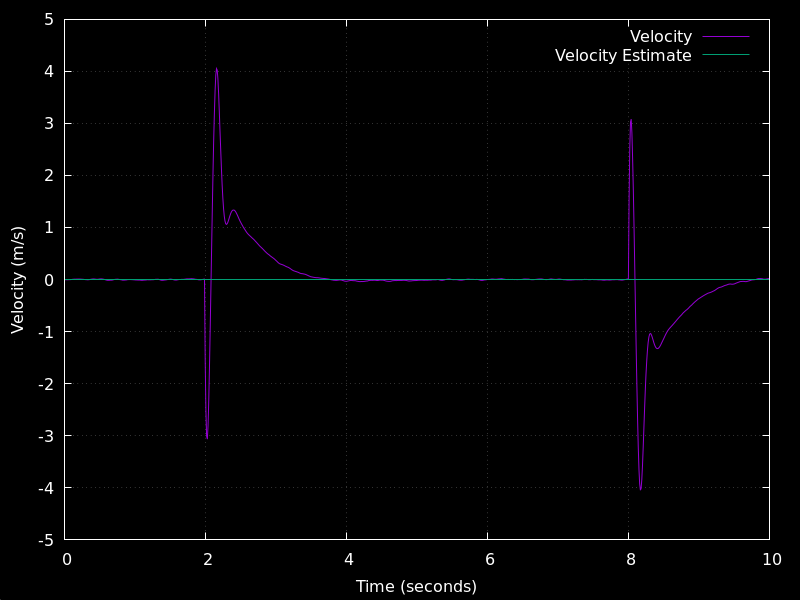

Write the gnuplot code that produced this figure.
load './plots/style.gp'

set terminal pngcairo size 800,600
set output 'plots/plot2.png'

set xlabel "Time (seconds)" textcolor rgb "white" font ",12"
set ylabel "Velocity (m/s)" textcolor rgb "white" font ",12"

plot 'pendulum_sim.csv' using 1:3 w l title 'Velocity',\
     ''                 using 1:9 w l title 'Velocity Estimate'

set output 
set terminal x11 1 title "Velocity & Velocity Estimate" persist
replot
